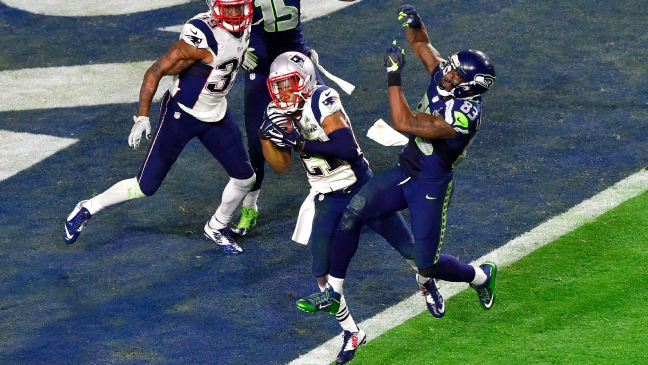
%> input picture Images/4.jpg, 1296 x 729 px (shown at 1/2 size)
$ octave Code.m   (GNU Octave 9; MATLAB toolbox functions it lacks are replaced by stand-ins)
%> lines starting %> are read from the running program, lines starting %| are printed output that depends on the picture
clc
clear
close all
q=1;
w=1;
row=1;
column=1;
a=imread('C:\Users\ABHINAV\Desktop\MYVitFiles\Load of Crap\7th Semester\ITC\Project\Review III\4.jpg'); %Read Image
%> a is the input picture: size 729x1296x3 uint8; mean R, G, B 75.7, 93.3, 94.4
t=rgb2ycbcr(a); %Conversion of RGB to YCbCr
%> t: size 729x1296x3 uint8; mean of channels 1, 2, 3 91.7, 131, 120.2
subplot(1,2,1);
imshow(a);
title("RGB Image")
subplot(1,2,2);
imshow(t);
title("YCbCr Image")
l=["Red Channel","Green Channel","Blue Channel"];
for channel=1:3
    figure(1+channel)
    t_C=t;
    t_C(:,:,setdiff(1:3,channel))=intmax(class(t_C))/2;
    imshow(ycbcr2rgb(t_C))
    title(l(channel))
end
%> this loop made 3 passes
%> pass 1, `imshow(ycbcr2rgb(t_C))`:
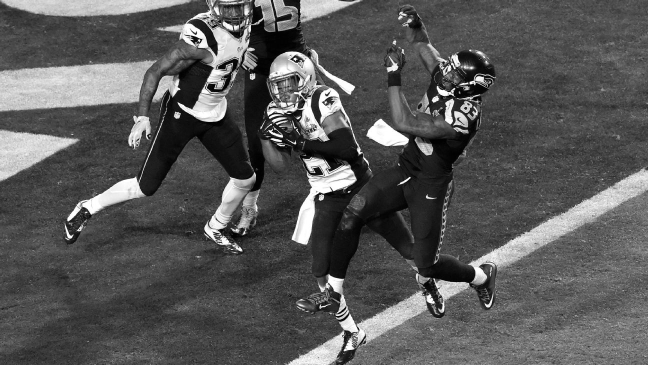
%> displayed picture: size 729x1296x3, on the screen's scale of 0 to 255 (shown at 1/2 size); min 0, max 255, mean 88.2
%> pass 2, `imshow(ycbcr2rgb(t_C))`:
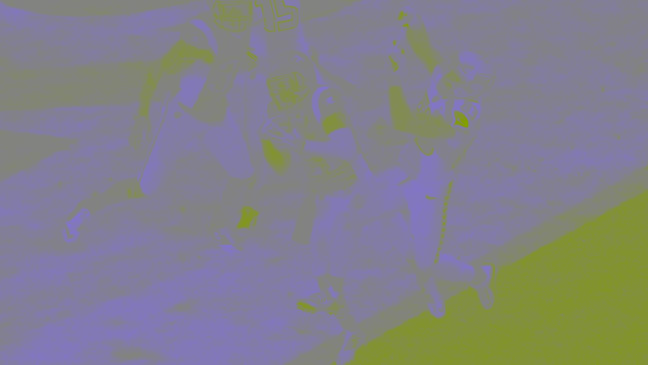
%> displayed picture: size 729x1296x3, on the screen's scale of 0 to 255 (shown at 1/2 size); mean R, G, B 130, 129.2, 136.7
%> after the loop: t_C: size 729x1296x3 uint8; mean of channels 1, 2, 3 128, 128, 120.2

%Downsampling the chrominance by a factor of 2
t_d=t;
t_d(:,:,2)=2*round(t_d(:,:,2)/2);
%> t_d: size 729x1296x3 uint8; mean of channels 1, 2, 3 91.7, 131.6, 120.2
t_d(:,:,3)=2*round(t_d(:,:,3)/2);
%> t_d: size 729x1296x3 uint8; mean of channels 1, 2, 3 91.7, 131.6, 120.7
figure(5)
imshow(ycbcr2rgb(t_d))
title('Downsampled Image')

%DCT
b=double(zeros(8,8,4096));
c=double(zeros(8,8,4096));
for k=1:4096
    for i=row:(row+7)
        for j=column:(column+7)
            b(q,w,k)=a(i,j);
            w=w+1;
            if(w==9)
                w=1;
            end
        end
        q=q+1;
        if(q==9)
            q=1;
        end
    end
    row = i+1;
    if(row==513)
        row=1;
        column=j+1;
    end
end
%> after the loop, column = 513; q = 1; w = 1
b=b-128;

%Perform DCT
for k=1:4096
    c(:,:,k)=dct2(b(:,:,k));
end
s1=double(zeros(512,512));
row=1;
q=1;
w=1;
column=1;
for k=1:4096
    for i=row:(row+7)
        for j=column:(column+7)
            s1(i,j)=c(q,w,k);
            w=w+1;
            if(w==9)
                w=1;
            end
        end
        q=q+1;
        if(q==9)
            q=1;
        end
    end
    row=i+1;
    if(row==513)
        row=1;
        column=j+1;
    end
end
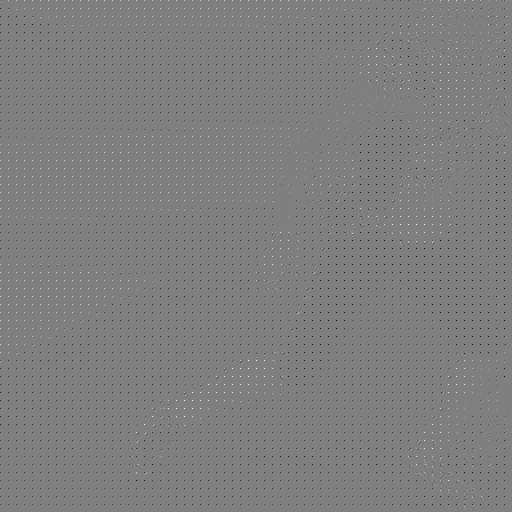
%> s1: size 512x512 double; min -1013.5, max 1009.5, mean -4.3; drawn with min black and max white
m=[16 11 10 16 24 40 51 61; 12 12 14 19 26 58 60 55; 14 13 16 24 40 57 69 56; 14 17 22 29 51 87 80 62; 18 22 37 56 68 109 103 77; 24 35 55 64 81 104 113 92; 49 64 78 87 103 121 120 101; 72 92 95 98 112 100 103 99];
m=double(m);
d=double(c);
for k=1:4096
    d(:,:,k)=round(c(:,:,k)./m);
end
c=d;
e=d;
out=imresize(a,0.5);
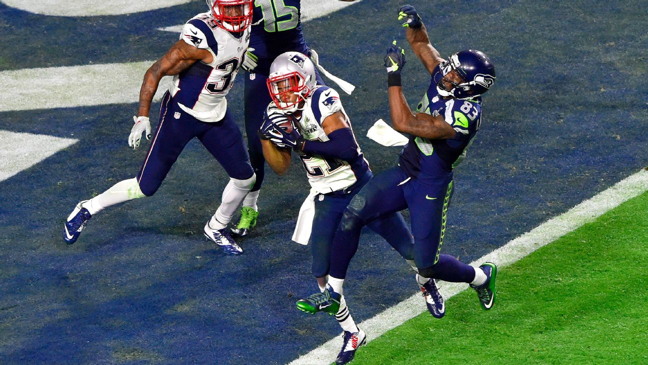
%> out: size 365x648x3 uint8; mean R, G, B 75.7, 93.3, 94.4
for k=1:4096
    e(:,:,k)=round(d(:,:,k).*m);
end
f=double(zeros(8,8,4096));
for k=1:4096
    f(:,:,k)=idct2(e(:,:,k));
end
f=f+128;
s2=double(zeros(512,512));
row=1;
q=1;
w=1;
column=1;
for k=1:4096
    for i=row:(row+7)
        for j=column:(column+7)
            s2(i,j)=round(f(q,w,k));
            w=w+1;
            if(w==9)
                w=1;
            end
        end
        q=q+1;
        if(q==9)
            q=1;
        end
    end
    row=i+1;
    if(row==513)
        row=1;
        column=j+1;
    end
end
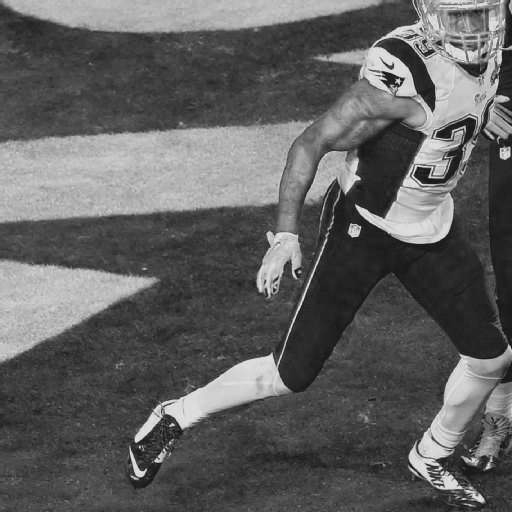
%> s2: size 512x512 double; min -34, max 299, mean 92.2; drawn with min black and max white
figure(6)
imshow(a)
title("Original Image")
figure(7)
imshow(out)
title("Compressed Image")
[height,width,dim]=size(a);
%> height = 729; width = 1296; dim = 3
fprintf("For the original image, height: %d, width: %d, dimensions: %d\n",height,width,dim);
%| For the original image, height: 729, width: 1296, dimensions: 3
[height,width,dim]=size(out);
%> height = 365; width = 648
fprintf("For the compressed image, height: %d, width: %d, dimensions: %d\n",height,width,dim);
%| For the compressed image, height: 365, width: 648, dimensions: 3

$ run again, with Images/1.jpg copied over Images/4.jpg
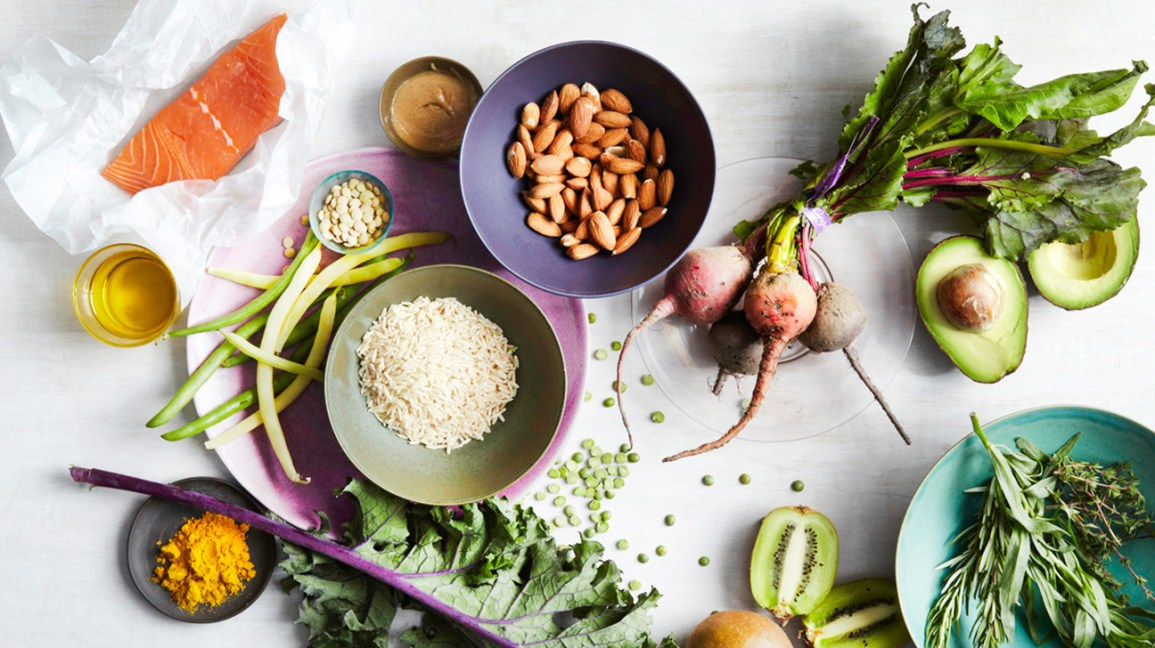
%> input picture Images/1.jpg, 1155 x 648 px
%> a is the input picture: size 648x1155x3 uint8; mean R, G, B 169.6, 163.6, 142.9
%> t: size 648x1155x3 uint8; mean of channels 1, 2, 3 156, 118.1, 132.1
%> after the loop `for k=1:4096`: column = 513; q = 1
%> after the loop `for k=1:4096`:
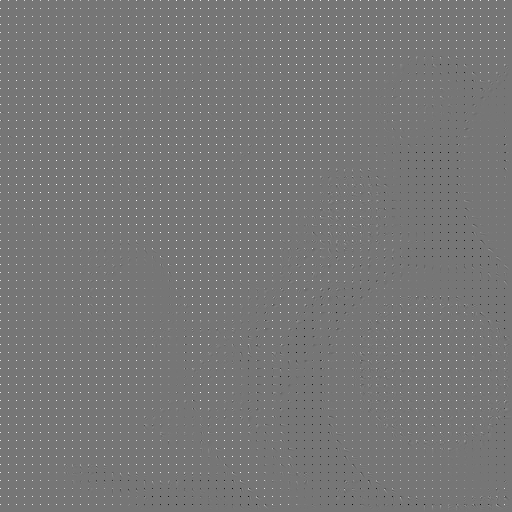
%> s1: size 512x512 double; min -877.6, max 1012, mean 8.3; drawn with min black and max white
%> after the loop `for k=1:4096`:
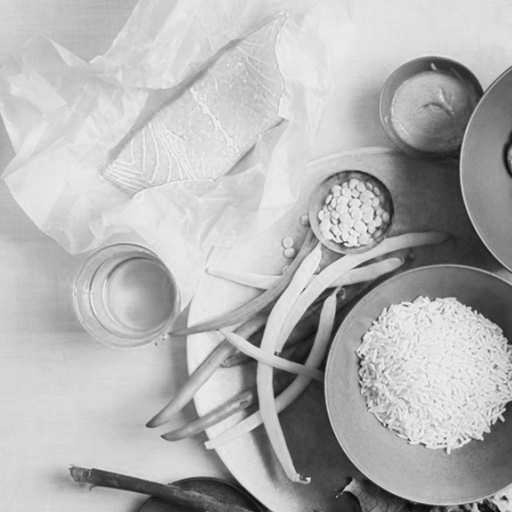
%> s2: size 512x512 double; min -8, max 277, mean 193.5; drawn with min black and max white
%| For the original image, height: 648, width: 1155, dimensions: 3
%| For the compressed image, height: 324, width: 578, dimensions: 3

$ run again, with Images/2.jpg copied over Images/4.jpg
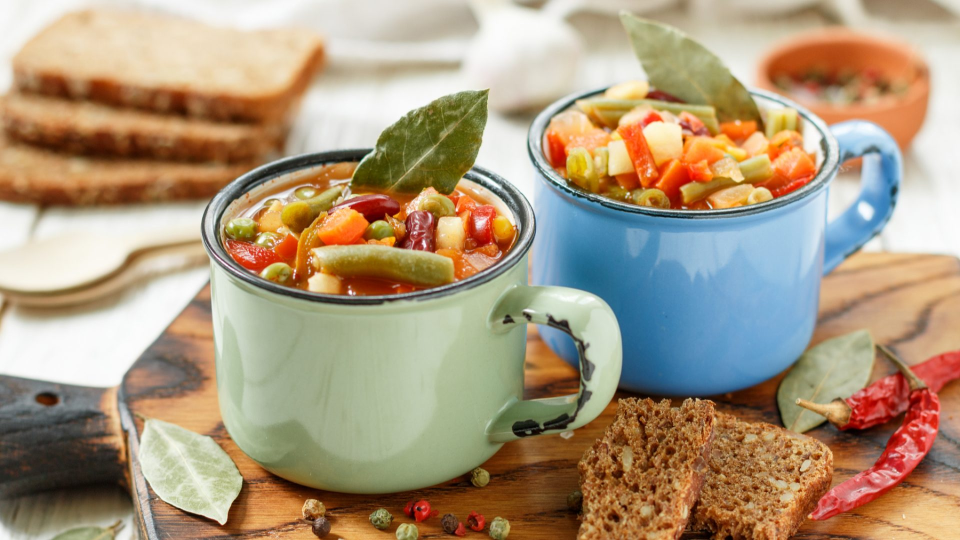
%> input picture Images/2.jpg, 1920 x 1080 px (shown at 1/2 size)
%> a is the input picture: size 1080x1920x3 uint8; mean R, G, B 171.4, 151.6, 124.8
%> t: size 1080x1920x3 uint8; mean of channels 1, 2, 3 148.7, 113.3, 138.6
%> after the loop `for k=1:4096`: column = 513; q = 1
%> after the loop `for k=1:4096`:
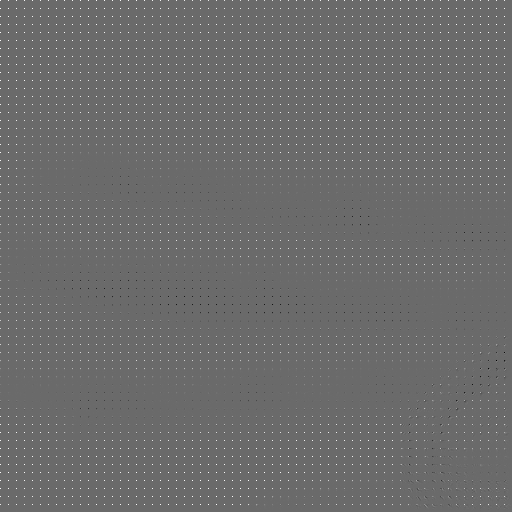
%> s1: size 512x512 double; min -710.3, max 984, mean 8.1; drawn with min black and max white
%> after the loop `for k=1:4096`:
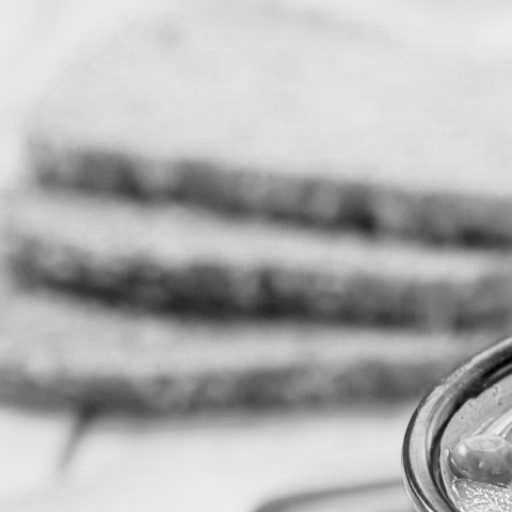
%> s2: size 512x512 double; min 13, max 270, mean 192.1; drawn with min black and max white
%| For the original image, height: 1080, width: 1920, dimensions: 3
%| For the compressed image, height: 540, width: 960, dimensions: 3

$ run again, with Images/3.jpg copied over Images/4.jpg
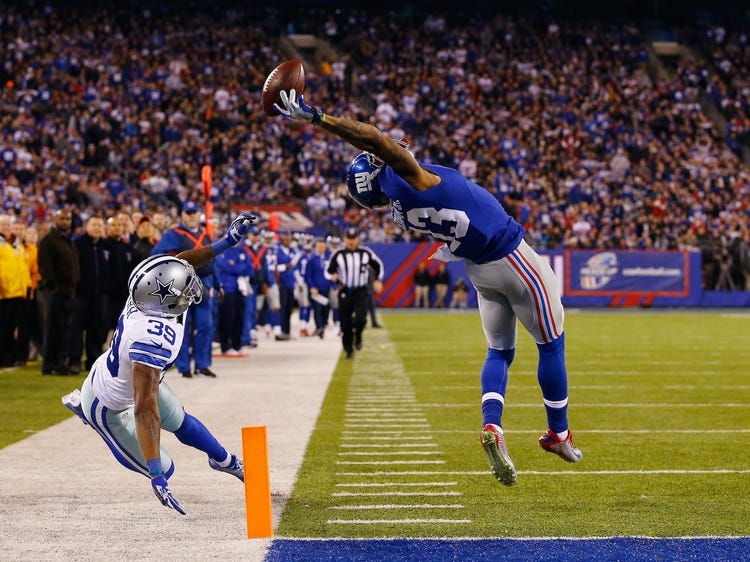
%> input picture Images/3.jpg, 750 x 562 px
%> a is the input picture: size 562x750x3 uint8; mean R, G, B 102.7, 89.2, 76.6
%> t: size 562x750x3 uint8; mean of channels 1, 2, 3 94.8, 120.5, 134.8
%> after the loop `for k=1:4096`: column = 513; q = 1
%> after the loop `for k=1:4096`:
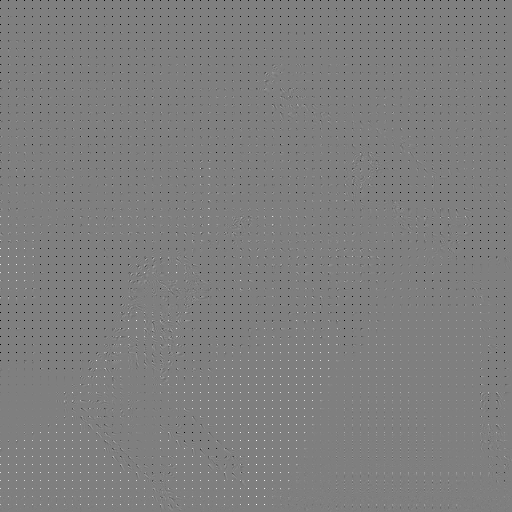
%> s1: size 512x512 double; min -1008.1, max 1007.3, mean -3.6; drawn with min black and max white
%> after the loop `for k=1:4096`:
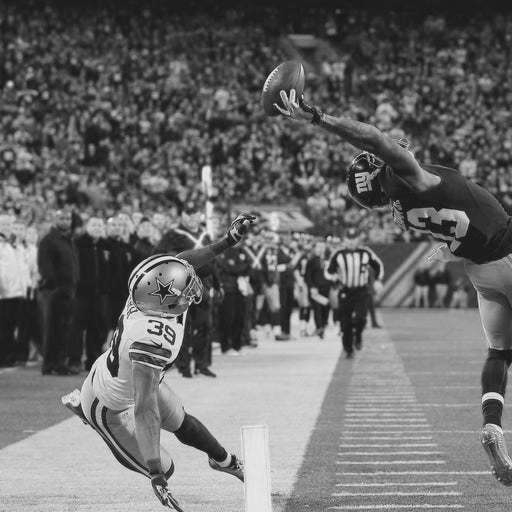
%> s2: size 512x512 double; min -35, max 287, mean 100.2; drawn with min black and max white
%| For the original image, height: 562, width: 750, dimensions: 3
%| For the compressed image, height: 281, width: 375, dimensions: 3
